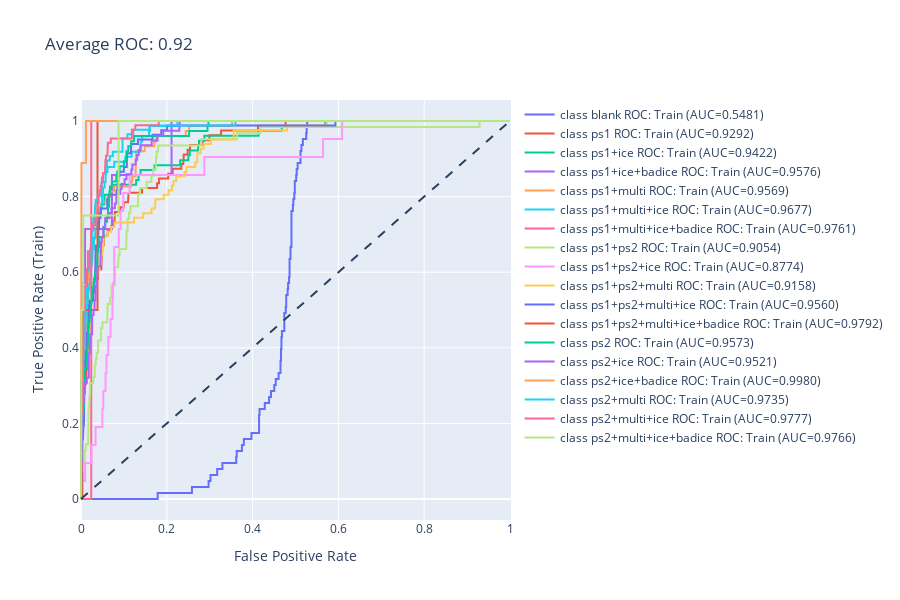
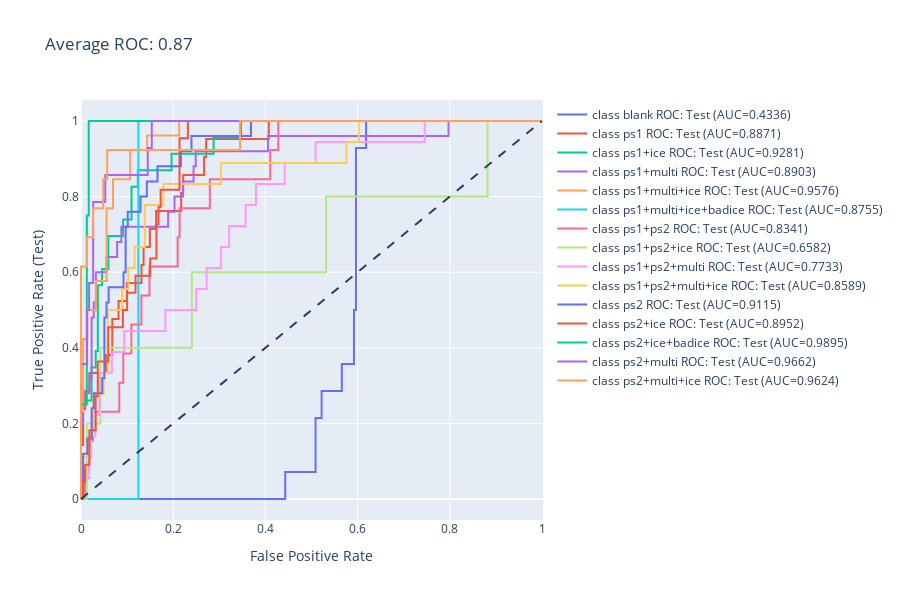
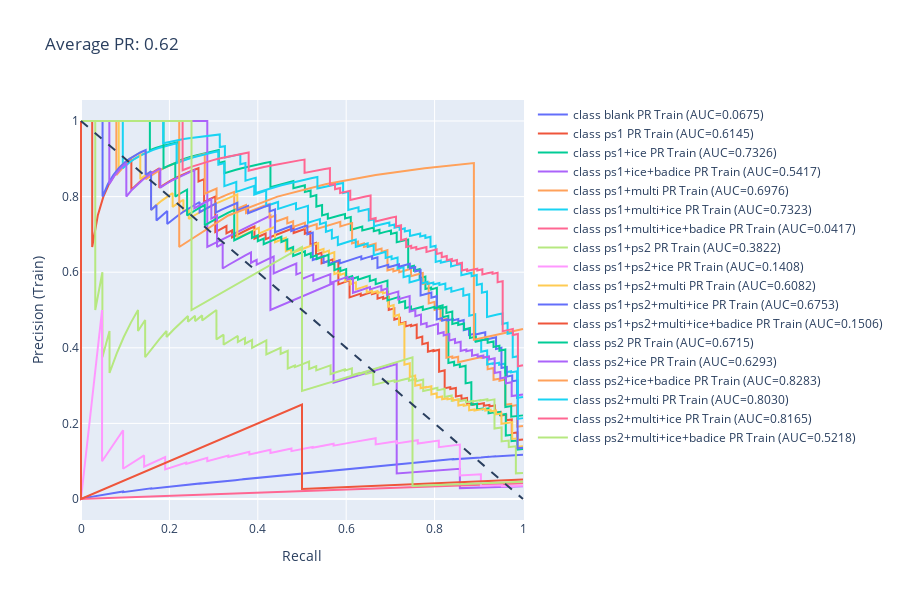
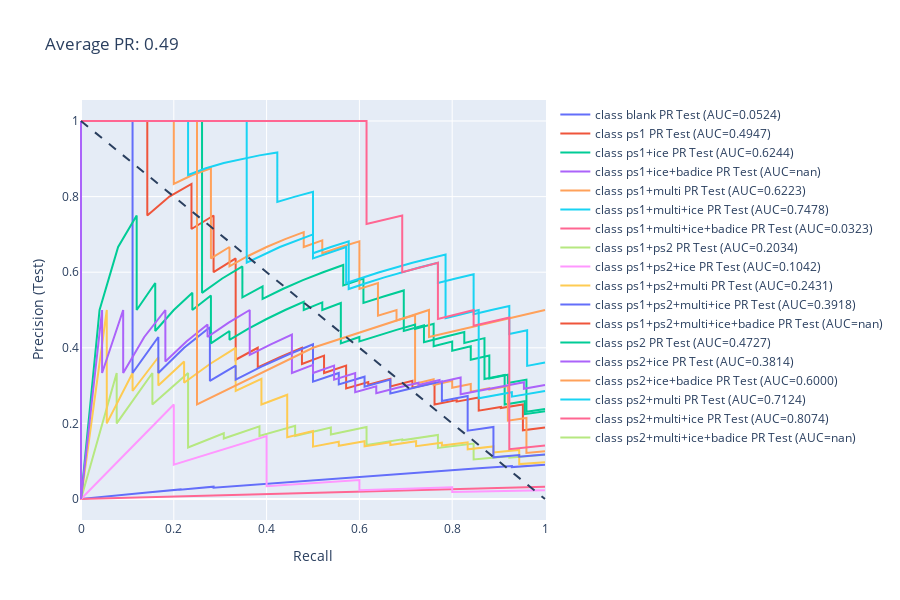

These figures' notebook cell, in order:
### Code cell
plot_pr_multi_class(y_train, y_score_train, y_test, y_score_test)
